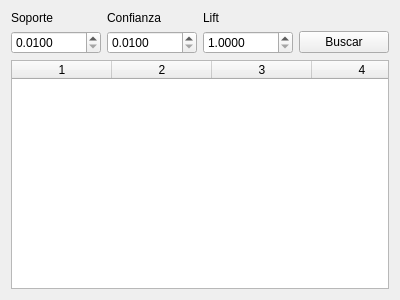
<?xml version="1.0" encoding="UTF-8"?>
<ui version="4.0">
 <class>AprioriCadenasWidget</class>
 <widget class="QWidget" name="AprioriCadenasWidget">
  <property name="geometry">
   <rect>
    <x>0</x>
    <y>0</y>
    <width>400</width>
    <height>300</height>
   </rect>
  </property>
  <property name="windowTitle">
   <string>Form</string>
  </property>
  <layout class="QGridLayout" name="gridLayout">
   <item row="1" column="3">
    <widget class="QPushButton" name="btn_gen_reglas">
     <property name="text">
      <string>Buscar</string>
     </property>
    </widget>
   </item>
   <item row="0" column="2">
    <widget class="QLabel" name="label">
     <property name="text">
      <string>Lift</string>
     </property>
    </widget>
   </item>
   <item row="1" column="0">
    <widget class="QDoubleSpinBox" name="soporte_in">
     <property name="decimals">
      <number>4</number>
     </property>
     <property name="minimum">
      <double>0.010000000000000</double>
     </property>
     <property name="maximum">
      <double>1.000000000000000</double>
     </property>
     <property name="singleStep">
      <double>0.100000000000000</double>
     </property>
    </widget>
   </item>
   <item row="2" column="0" colspan="4" alignment="Qt::AlignHCenter">
    <widget class="QTableWidget" name="rule_table">
     <property name="verticalScrollBarPolicy">
      <enum>Qt::ScrollBarAsNeeded</enum>
     </property>
     <property name="horizontalScrollBarPolicy">
      <enum>Qt::ScrollBarAlwaysOff</enum>
     </property>
     <property name="sizeAdjustPolicy">
      <enum>QAbstractScrollArea::AdjustToContents</enum>
     </property>
     <property name="editTriggers">
      <set>QAbstractItemView::NoEditTriggers</set>
     </property>
     <property name="tabKeyNavigation">
      <bool>false</bool>
     </property>
     <property name="showDropIndicator" stdset="0">
      <bool>false</bool>
     </property>
     <property name="dragEnabled">
      <bool>false</bool>
     </property>
     <property name="dragDropOverwriteMode">
      <bool>false</bool>
     </property>
     <property name="alternatingRowColors">
      <bool>false</bool>
     </property>
     <property name="selectionMode">
      <enum>QAbstractItemView::NoSelection</enum>
     </property>
     <property name="selectionBehavior">
      <enum>QAbstractItemView::SelectRows</enum>
     </property>
     <property name="sortingEnabled">
      <bool>true</bool>
     </property>
     <property name="rowCount">
      <number>0</number>
     </property>
     <property name="columnCount">
      <number>4</number>
     </property>
     <attribute name="horizontalHeaderShowSortIndicator" stdset="0">
      <bool>true</bool>
     </attribute>
     <column/>
     <column/>
     <column/>
     <column/>
    </widget>
   </item>
   <item row="0" column="1">
    <widget class="QLabel" name="label_2">
     <property name="text">
      <string>Confianza</string>
     </property>
    </widget>
   </item>
   <item row="1" column="1">
    <widget class="QDoubleSpinBox" name="confianza_in">
     <property name="decimals">
      <number>4</number>
     </property>
     <property name="minimum">
      <double>0.010000000000000</double>
     </property>
     <property name="maximum">
      <double>1.000000000000000</double>
     </property>
     <property name="singleStep">
      <double>0.100000000000000</double>
     </property>
    </widget>
   </item>
   <item row="0" column="0">
    <widget class="QLabel" name="label_3">
     <property name="text">
      <string>Soporte</string>
     </property>
    </widget>
   </item>
   <item row="1" column="2">
    <widget class="QDoubleSpinBox" name="lift_in">
     <property name="decimals">
      <number>4</number>
     </property>
     <property name="minimum">
      <double>1.000000000000000</double>
     </property>
     <property name="maximum">
      <double>10.000000000000000</double>
     </property>
     <property name="singleStep">
      <double>0.100000000000000</double>
     </property>
    </widget>
   </item>
  </layout>
 </widget>
 <tabstops>
  <tabstop>btn_gen_reglas</tabstop>
 </tabstops>
 <resources/>
 <connections/>
</ui>
